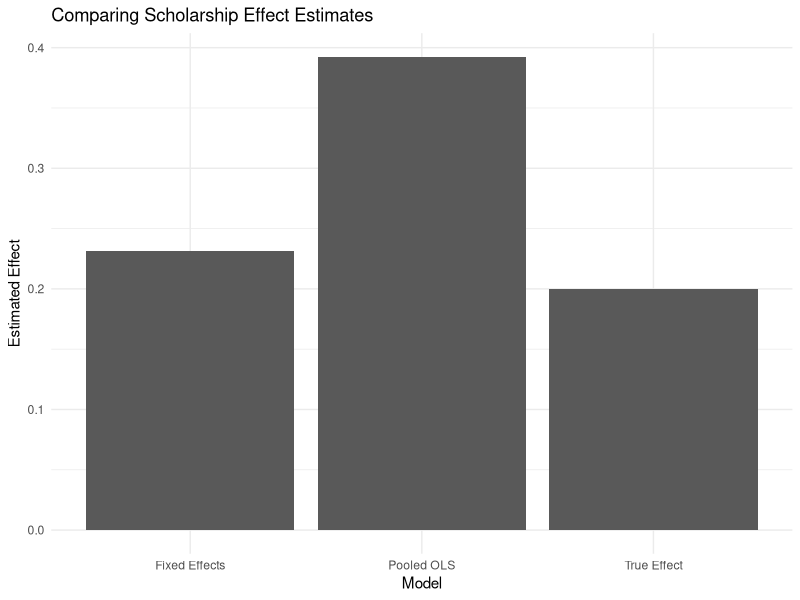

This chart was generated by the following R code:
## ---- chunk 1
knitr::opts_chunk$set(echo = TRUE, warning = FALSE, message = FALSE)

library(dplyr)
library(ggplot2)
library(tidyr)
library(knitr)
options(scipen = 999)

## ---- chunk 2
example_panel <- data.frame(
  student_id = c(1,1,1,2,2,2),
  semester = c(1,2,3,1,2,3),
  GPA = c(3.1,3.3,3.4,2.8,2.9,3.0),
  scholarship = c(0,1,1,0,0,1),
  parental_education = c(16,16,16,12,12,12)
)

knitr::kable(
  example_panel,
  digits = 2,
  align = "c",
  caption = "Example Structure of Panel Data: Each Student Appears Multiple Times"
)
## ---- chunk 3
set.seed(123)

N <- 500
T <- 4

beta0 <- 2
beta1 <- 0.2
beta2 <- 0.05

student_id <- rep(1:N, each=T)
semester <- rep(1:T, times=N)

parental_education <- rep(rnorm(N,14,2), each=T)

alpha_i <- rep(rnorm(N,0,0.3), each=T)

latent <- -1 + 0.4*parental_education + 0.7*alpha_i + rnorm(N*T)

prob <- plogis(latent)

scholarship <- rbinom(N*T,1,prob)

epsilon <- rnorm(N*T,0,0.2)

gpa <- beta0 + beta1*scholarship + beta2*parental_education + alpha_i + epsilon

panel_df <- data.frame(
  student_id,
  semester,
  gpa,
  scholarship,
  parental_education
)

head(panel_df)
## ---- chunk 4

head(panel_df)

model1<-lm(gpa ~ scholarship+parental_education+factor(student_id), data=panel_df)
coef(model1)[c("scholarship","parental_education")]

## ---- chunk 5
pooled_model <- lm(gpa ~ scholarship, data=panel_df)

summary(pooled_model)

## ---- chunk 6
demeaned_df <- panel_df %>%
  group_by(student_id) %>%
  mutate(
    gpa_dm = gpa - mean(gpa),
    scholarship_dm = scholarship - mean(scholarship),
    parental_dm = parental_education - mean(parental_education)
  ) %>%
  ungroup()
## ---- chunk 7
summary(demeaned_df$parental_dm)
## ---- chunk 8

fe_model <- lm(gpa_dm ~ scholarship_dm - 1, data=demeaned_df)

summary(fe_model)

## ---- chunk 9
pooled_est <- coef(pooled_model)["scholarship"]

fe_est <- coef(fe_model)["scholarship_dm"]

comparison <- data.frame(
  Model=c("True Effect","Pooled OLS","Fixed Effects"),
  Estimate=c(beta1, pooled_est, fe_est)
)

comparison
## ---- chunk 10
ggplot(comparison, aes(x=Model,y=Estimate)) +
  geom_col() +
  theme_minimal() +
  labs(
    title="Comparing Scholarship Effect Estimates",
    y="Estimated Effect"
  )
